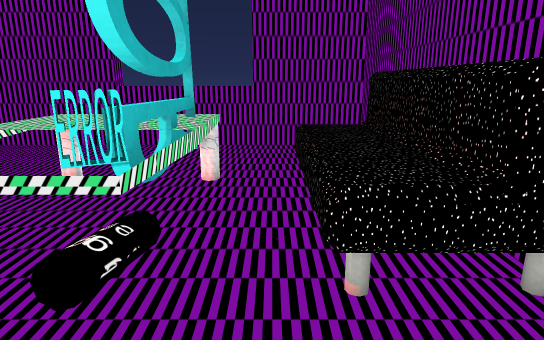
[1] (above)

14 first-person views from a walk through a Unity game level. The camera is 1.5 m above the floor, tilts 14° down and sees 75° across. The floor is counted in squares, 0.5 m on a side. Each view is taken from the middle of a square. On the plan, view 1 faces up. The plan holds only what a view shows up to about 20 squares ahead; the rest is blank. The player is left out.

[2]
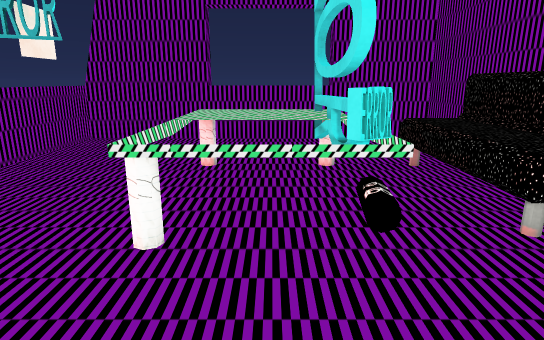

[3]
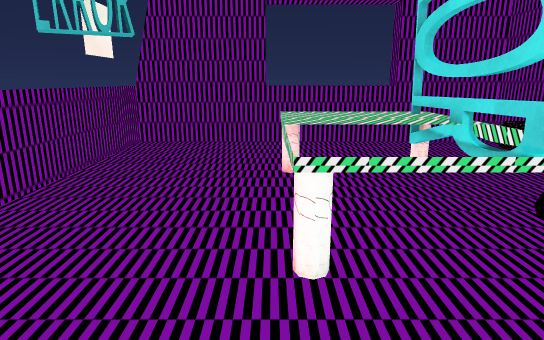

[4]
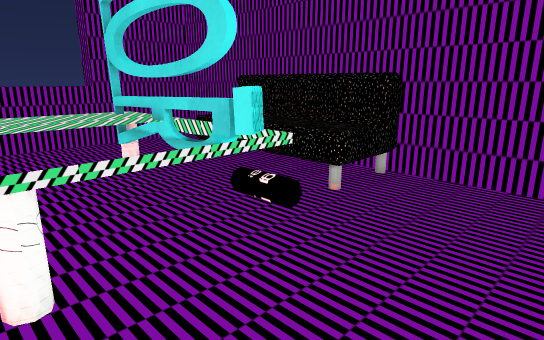

[5]
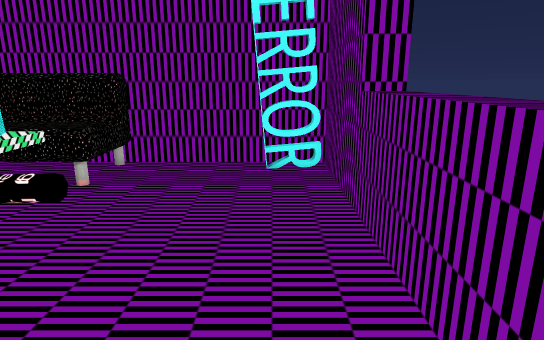

[6]
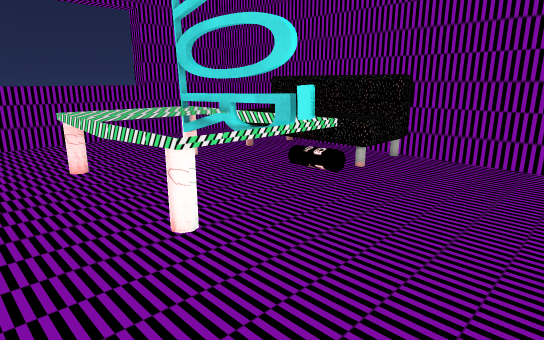

[7]
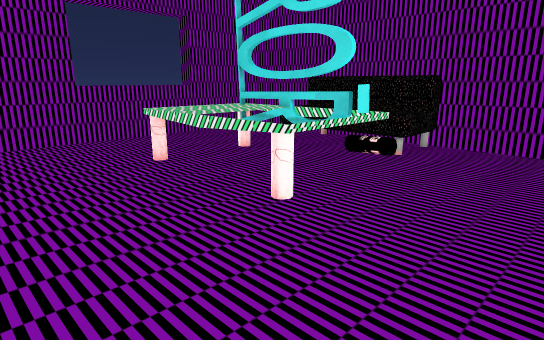

[8]
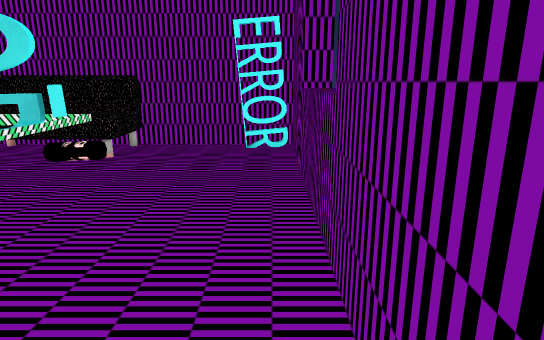

[9]
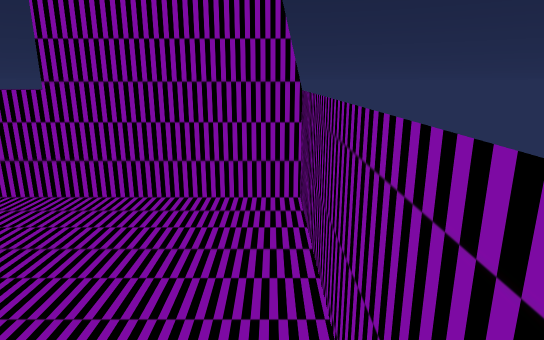

[10]
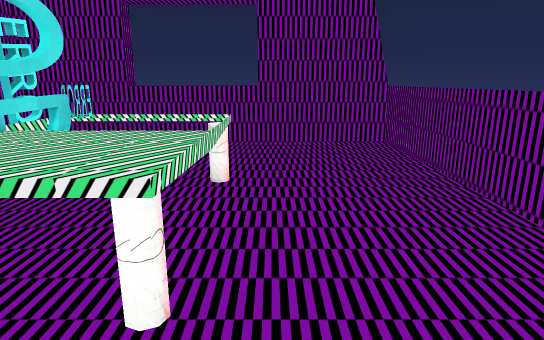

[11]
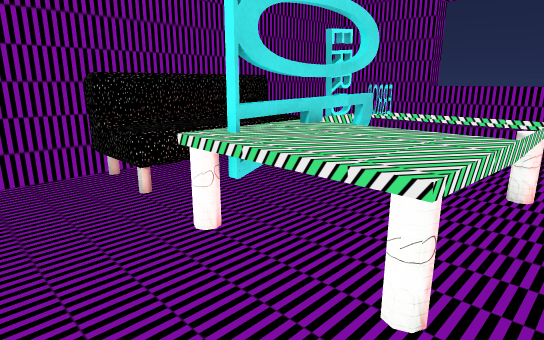

[12]
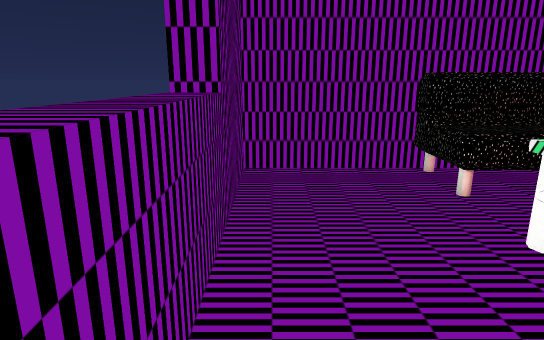

[13]
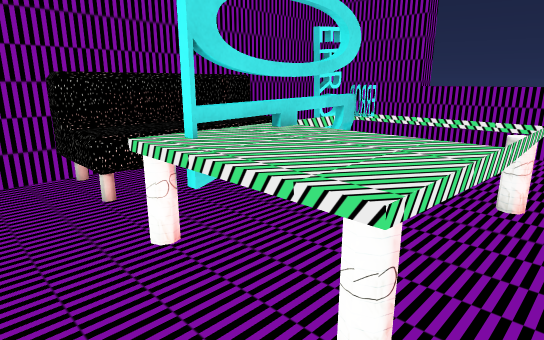

[14]
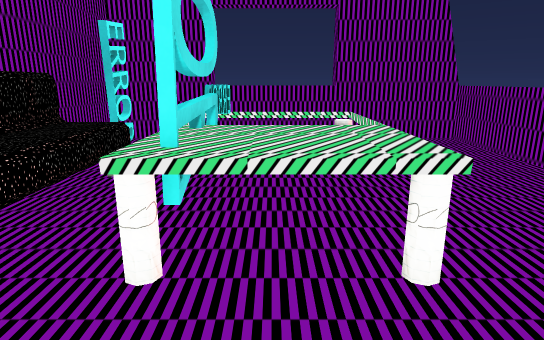

### Floor plan
Key: @ floor where view 1 was taken; # wall or solid block; . floor; = window, fence, low wall or low ledge; ^ raised ledge; T table; S sofa.
Columns run from 14 left of view 1 to 4 right of it. Each row starts with its distance up from view 1.
 18        ^^^^^^^
 17 #######^^^^^^^#####
 16 =.................#
 15 =.................#
 14 =.................#
 13 =.................#
 12 =.................#
 11 =......TTTTTT..SSSS
 10 =......TTTTTT..SSSS
  9 =......TTTTTT..SSSS
  8 =......TTTTTT..SSSS
  7 =......T    T..SSSS
  6 =......T    T..SSSS
  5 =......TT   T..SSSS
  4 =......TTTTTT..SSSS
  3 =...........T.....#
  2 =.................#
  1 =.................#
  0 =.............@...#
 -1 =................##
 -2 =................=#
 -3 #######^^^^^^^#####
 -4        ^^^^^^^

Positions as (right, up) in squares from view 1, and headings:
1: (0, 0), facing up
2: (-4, -2), facing up
3: (-7, -1), facing up
4: (-7, -1), facing up-right
5: (-9, -1), facing right
6: (-10, -2), facing up-right
7: (-13, -2), facing up-right
8: (-13, -2), facing right
9: (-13, 6), facing down
10: (-8, 15), facing down
11: (-8, 15), facing down-right
12: (-8, 16), facing right
13: (-8, 14), facing down-right
14: (-4, 16), facing down
